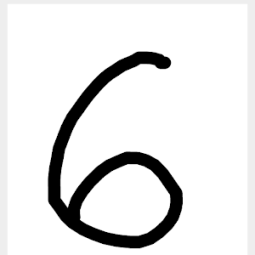
#> input picture digits recognition/six.png, 255 x 255 px
$ jupyter execute --allow-errors 'digits rec.ipynb'   (shell and % lines are left out)
#> lines starting #> are read from the running program, lines starting #| are printed output that depends on the picture
# suven internship plus ML image feature

[cell 1]
from sklearn import svm
svc = svm.SVC(gamma=0.001, C=100.)
from sklearn import datasets
digits = datasets.load_digits()

[cell 2]
import matplotlib.pyplot as plt
plt.imshow(digits.images[5], cmap=plt.cm.gray_r, interpolation='nearest')
digits.images[5].shape
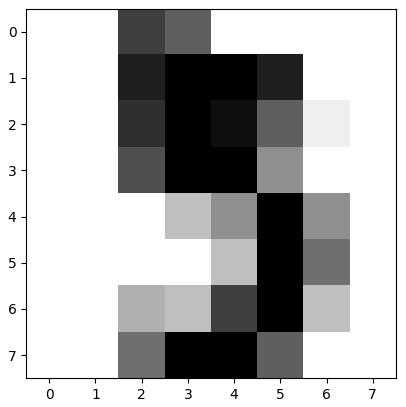
#> figure drawn by matplotlib, 1 panel

[cell 3]
digits.images[0]
digits.target[0:9]

[cell 4]
import matplotlib.pyplot as plt
plt.subplot(321)
plt.imshow(digits.images[1791], cmap=plt.cm.gray_r,
interpolation='nearest')
plt.subplot(322)
plt.imshow(digits.images[1792], cmap=plt.cm.gray_r,
interpolation='nearest')
plt.subplot(323)
plt.imshow(digits.images[1793], cmap=plt.cm.gray_r,
interpolation='nearest')
plt.subplot(324)
plt.imshow(digits.images[1794], cmap=plt.cm.gray_r,
interpolation='nearest')
plt.subplot(325)
plt.imshow(digits.images[1795], cmap=plt.cm.gray_r,
interpolation='nearest')
plt.subplot(326)
plt.imshow(digits.images[1796], cmap=plt.cm.gray_r,
interpolation='nearest')
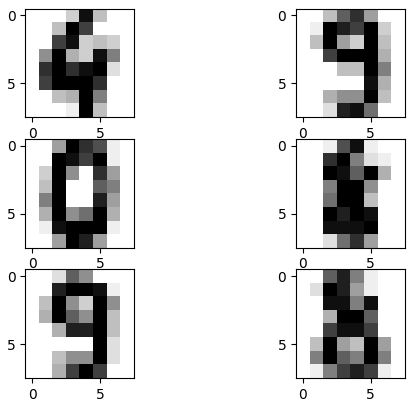
#> figure drawn by matplotlib, 6 panels

[cell 5]
# till what we have to test
x =1700

[cell 6]
svc.fit(digits.data[1:x], digits.target[1:x])

[cell 7]
svc.predict(digits.data[x+1:])

[cell 8]
digits.target[x+1:]

[cell 9]
from sklearn.metrics import confusion_matrix
from sklearn.metrics import accuracy_score
print(accuracy_score(digits.target[x+1:],  svc.predict(digits.data[x+1:])))
confusion_matrix(digits.target[x+1:], svc.predict(digits.data[x+1:]))

# let's try predicting own written digit

using feature engineering on image data from ML notes

[cell 10]
#!pip install scikit-image

[cell 11]
import matplotlib.pyplot as plt
from skimage import io

img = io.imread('six.png')
#> img is the input picture: shape (255, 255, 3); min 0, max 255, mean 228.4

# reading image as gray scale
six = io.imread('six.png', as_gray=True)
#> six: shape (255, 255) float64; min 0, max 1, mean 0.896

[cell 12]
fig = plt.figure(figsize = (8,8)) # widht and height in inches
ax1 = fig.add_subplot(1,2, 1)
#ax1.imshow(image_rescaled)
#> (the rest of this cell did not finish here and is left out)

#> (a cell that did not finish here is left out)

[cell 14]
#svc.predict(digits.data[x+1:])
digits.data[1]

[cell 15]
print(img.shape)
#| (255, 255, 3)
six.shape
#> Out = (255, 255)

[cell 16]
from skimage.transform import rescale, resize, downscale_local_mean
image_downscaled = downscale_local_mean(six, (16, 16))
image_downscaled.shape
#> Out = (16, 16)

[cell 17]
image_rescaled = rescale(image_downscaled, 0.5, anti_aliasing=False)
image_rescaled.shape
#> Out = (8, 8)

#> (a cell that did not finish here is left out)

[cell 19]
# import numpy as np
# print('2D image pixel map')
# print(np.round(six, 2), '\n')

[cell 20]
from skimage import util

# inverted_img = util.invert(img)

# plt.imshow(util.invert(image_rescaled), cmap=plt.cm.gray_r, interpolation='nearest')
# plt.imshow(digits.images[5], cmap=plt.cm.gray_r, interpolation='nearest')
invertimage = util.invert(image_rescaled)
type(util.invert(image_rescaled))
digits.images[5].shape
image_rescaled.shape
#> Out = (8, 8)
# invertimage
